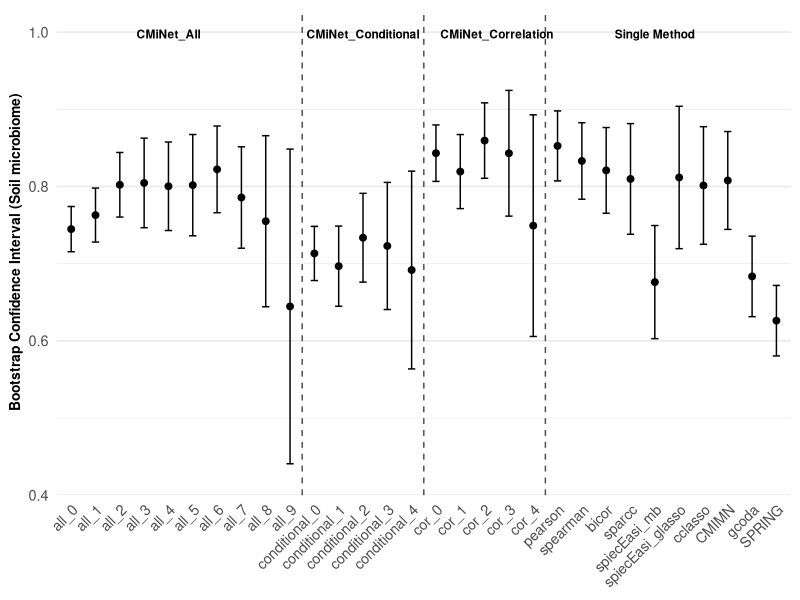
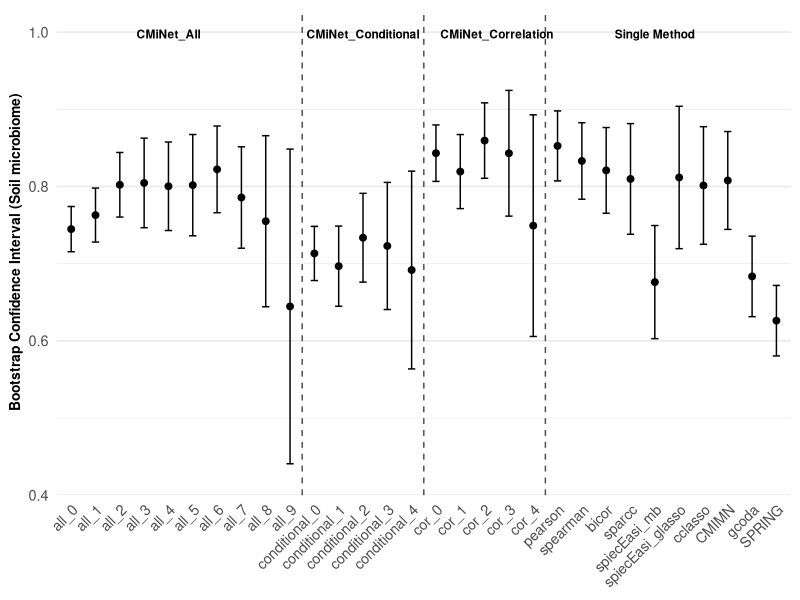

Here is the R script that generated these plots, in order:
library(tidyverse)
library(ggplot2)

# Load your CI results
df <- read_csv("CI.csv")

# Add midpoint for plotting
df$CI_Mid <- (df$CI_Lower + df$CI_Upper) / 2

# === Define method order ===
method_order <- c(
  paste0("all_", 0:9),
  paste0("conditional_", 0:4),
  paste0("cor_", 0:4),
  "pearson","spearman","bicor","sparcc",
  "spiecEasi_mb", "spiecEasi_glasso", "cclasso", "CMIMN", "gcoda", "SPRING"
)

df$Method <- factor(df$Method, levels = method_order)

# === Vertical line positions between groups ===
vline_positions <- c(
  length(paste0("CMiNet_All_", 0:9)),
  length(paste0("CMiNet_All_", 0:9)) + length(paste0("CMiNet_Conditional_", 0:4)),
  length(paste0("CMiNet_All_", 0:9)) + length(paste0("CMiNet_Conditional_", 0:4)) + length(paste0("CMiNet_Correlation_", 0:4))
)

# === Plot ===
p <- ggplot(df, aes(x = Method, y = CI_Mid)) +
  geom_point(size = 2, color = "black") +
  geom_errorbar(aes(ymin = CI_Lower, ymax = CI_Upper), width = 0.3, color = "black") +
  theme_minimal(base_size = 13) +
  theme(
    axis.text.x = element_text(angle = 45, hjust = 1),
    axis.title.x = element_blank(),
    axis.title.y = element_text(face = "bold", size = 10),
    panel.grid.major.x = element_blank()
  ) +
  labs(
    y = "Bootstrap Confidence Interval (Soil microbiome)"
  ) +
  geom_vline(xintercept = vline_positions + 0.5, linetype = "dashed", color = "gray30")

# === Section labels under the x-axis ===
section_labels <- tibble(
  x = c(5, 13, 18.5, 25),
  y = rep(0.98, 4),
  label = c("CMiNet_All", "CMiNet_Conditional", "CMiNet_Correlation", "Single Method")
)

p_final <- p + 
  geom_text(data = section_labels, aes(x = x, y = y, label = label),
            inherit.aes = FALSE, angle = 0, size = 3, fontface = "bold", vjust = -1) +
  scale_y_continuous(limits = c(0.4, 1), expand = expansion(mult = c(0, 0.05)))
# === Save the plot ===
ggsave("Fscore_CI_plot.png", p_final, width = 14, height = 5, dpi = 300)

# Print it
print(p_final)
